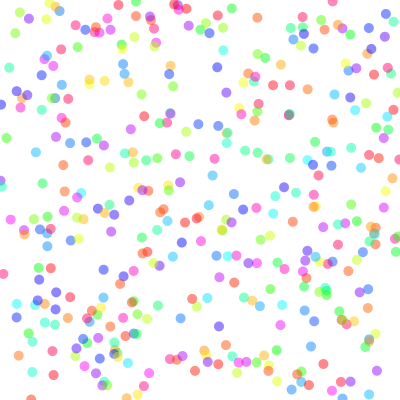
Frame 1 (no input)
Frame 60 (the mouse pressed at the canvas centre just before this capture): identical to frame 1, image omitted
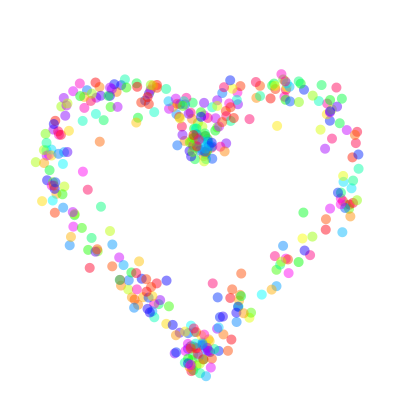
Frame 120 (the mouse held since frame 60 and released just before this capture)

The Processing sketch that drew these frames (run headless with seeded random() and noise(); from frame 60 on, the mouse is pressed at the canvas centre):

// Processing sketch: processing_101168
// ── processing_101168.pde

Circle[] circles = new Circle[400];

void setup() {
  size(400, 400);
  colorMode(HSB, 360, 100, 100);
  background(360);

  for (int i = 0 ; i < circles.length;i++) {
    circles[i] = new Circle();
  }
}

void draw() {
  background(360);

  for (int i = 0 ; i < circles.length;i++) {
    circles[i].move();
    circles[i].display();
  }
}

class Circle {
  float default_x = random(width);
  float default_y = random(height);
  float goal_x;
  float goal_y;
  float x;
  float y;
  float hue = random(360);
  float t = random(TWO_PI);

  float easing_x = random(0.03, 0.07); //*1.5;
  float easing_y = random(0.03, 0.07); //*1.5;

  int r = 10;

  Circle() {
    x = default_x;
    y = default_y;

    goal_x = calc_x(t);
    goal_y = calc_y(t);
  }

  void move() {
    if (mousePressed == true) {
      x += (goal_x - x) * easing_x;
      y += (goal_y - y) * easing_y;
    } else {
      x += (default_x - x) * easing_x;
      y += (default_y - y) * easing_y;
    }
  }

  void display() {
    noStroke();
    fill(hue, 100, 100, 120);
    ellipse(x, y, r, r);
  }

  float calc_x(float heart_t) {
    float heart_x;
    float R = 10;

    heart_x = width/2 + R *(16 * sin(heart_t) * sin(heart_t) * sin(heart_t)) + random(-10, 10);

    return heart_x;
  }

  float calc_y(float heart_t) {
    float heart_y;
    float R = 10;

    heart_y = height/2 + (-1) * R * (13 * cos(heart_t) - 5 * cos(2*heart_t) - 2 * cos(3 * heart_t) - cos(4 * heart_t) ) + random(-10, 10);

    return heart_y;
  }
}
